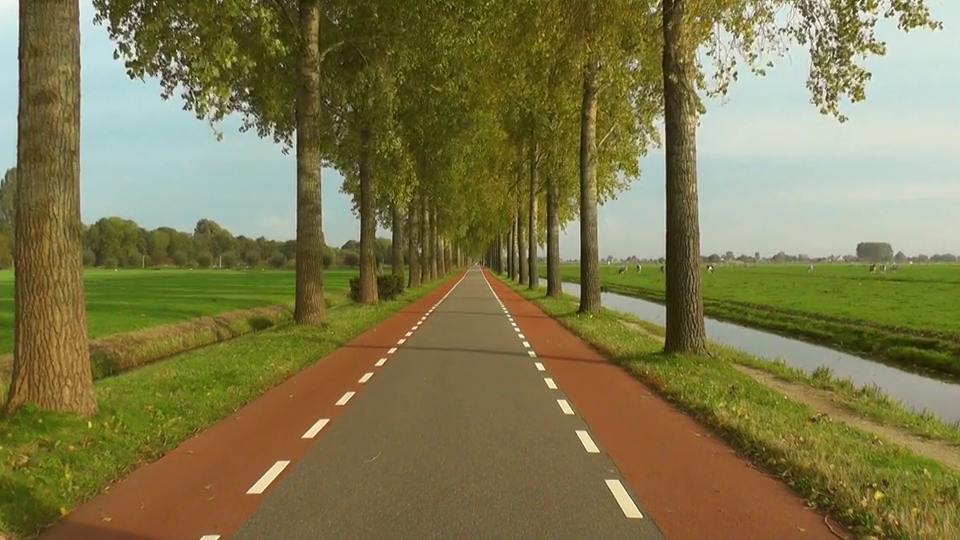
#> input picture frame 36 of lane/road.mp4, 960 x 540 px, given in place of video.mp4, which was not available
$ python lane5.py
#> lines starting #> are read from the running program, lines starting #| are printed output that depends on the picture; after the words box and inside, x2 and y2 are one past the last pixel; in counts of white or black regions, pixels touching at a corner belong together; pictures that were not available may be replaced by others from this repository, and a replacement may not be noted
#> further down, frame is the input picture: shape (540, 960, 3); mean B, G, R 76.6, 119.9, 126.2
import cv2
import numpy as np

def region_of_interest(img, vertices):
    mask = np.zeros_like(img)
    cv2.fillPoly(mask, vertices, 255)
    masked_image = cv2.bitwise_and(img, mask)
    return masked_image

def draw_lines(img, lines, color=(255, 0, 0), thickness=2):
    for line in lines:
        for x1, y1, x2, y2 in line:
            cv2.line(img, (x1, y1), (x2, y2), color, thickness)

def detect_lanes(img):
    # Convert the image to grayscale
    gray = cv2.cvtColor(img, cv2.COLOR_BGR2GRAY)
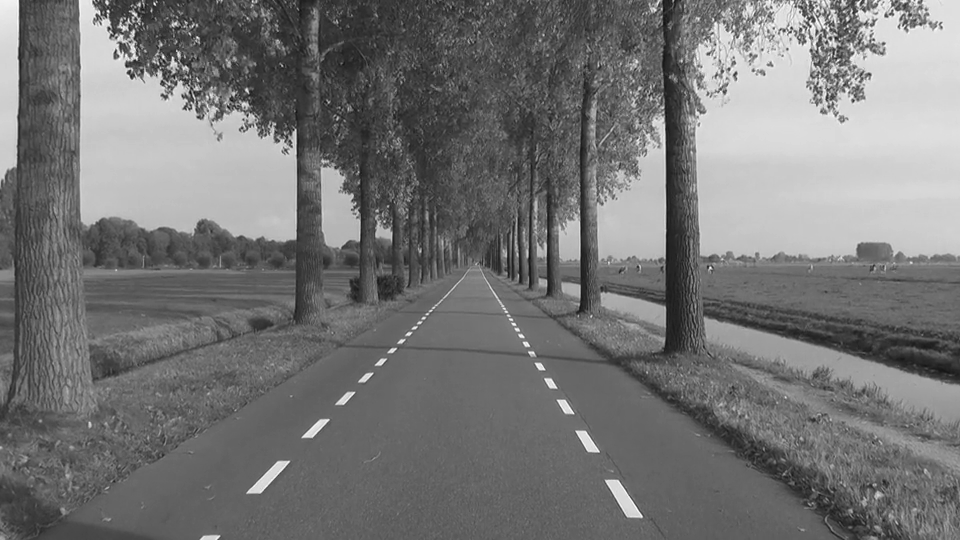
#> gray: shape (540, 960); min 14, max 255, mean 116.8

    # Apply GaussianBlur to reduce noise
    blurred = cv2.GaussianBlur(gray, (5, 5), 0)

    # Use Canny edge detection
    edges = cv2.Canny(blurred, 50, 150)
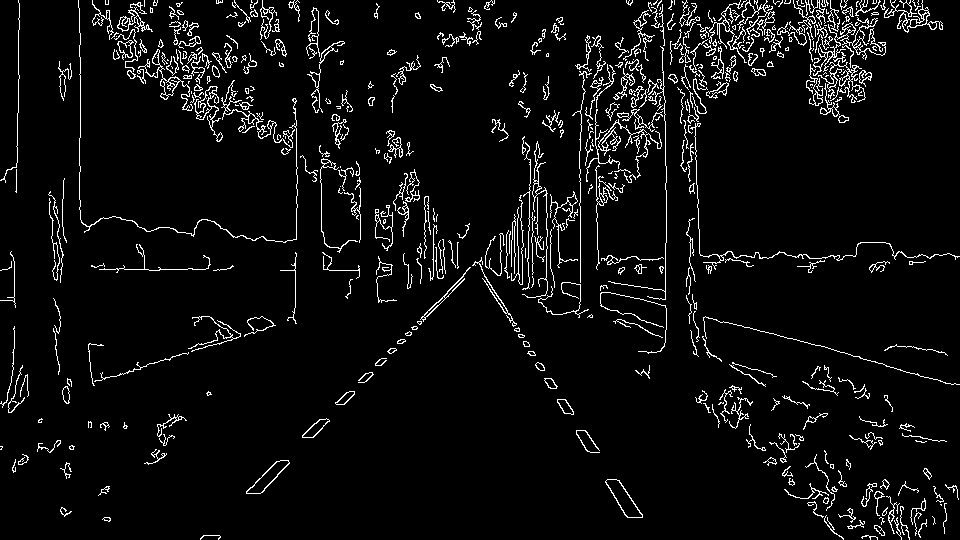
#> edges: shape (540, 960); 5.2% white in thin lines or dots

    # Define region of interest (trapezium shape)
    height, width = img.shape[:2]
#> height = 540; width = 960
    roi_vertices = np.array([[(100, height), (width // 2 - 50, height // 2 + 50),
                              (width // 2 + 50, height // 2 + 50), (width - 100, height)]], dtype=np.int32)
    masked_edges = region_of_interest(edges, roi_vertices)
#> in region_of_interest, `cv2.fillPoly(mask, vertices, 255)`:
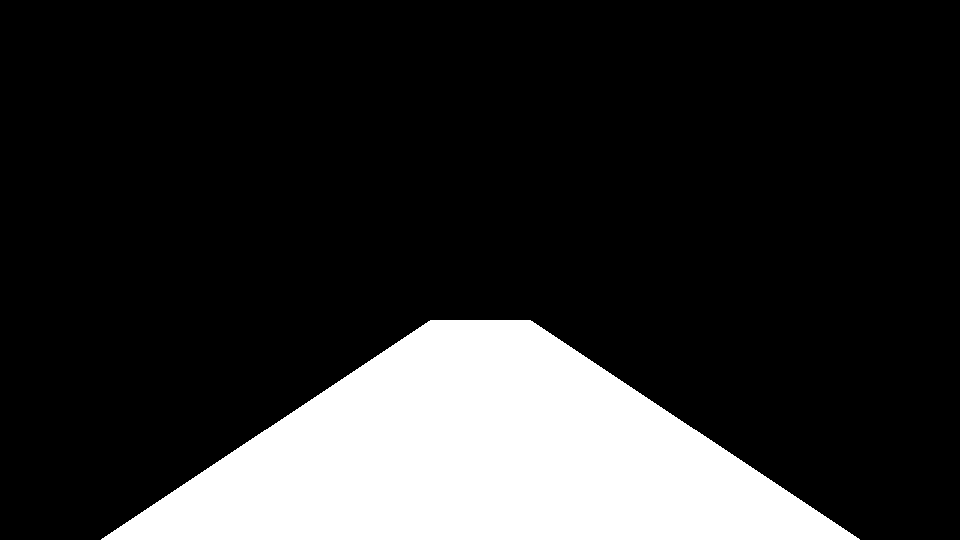
#> mask: shape (540, 960); 18.3% white; 1 white region, box (x1, y1, x2, y2) and area: (101, 320, 860, 540) 94710
#> in region_of_interest, `masked_image = cv2.bitwise_and(img, mask)`:
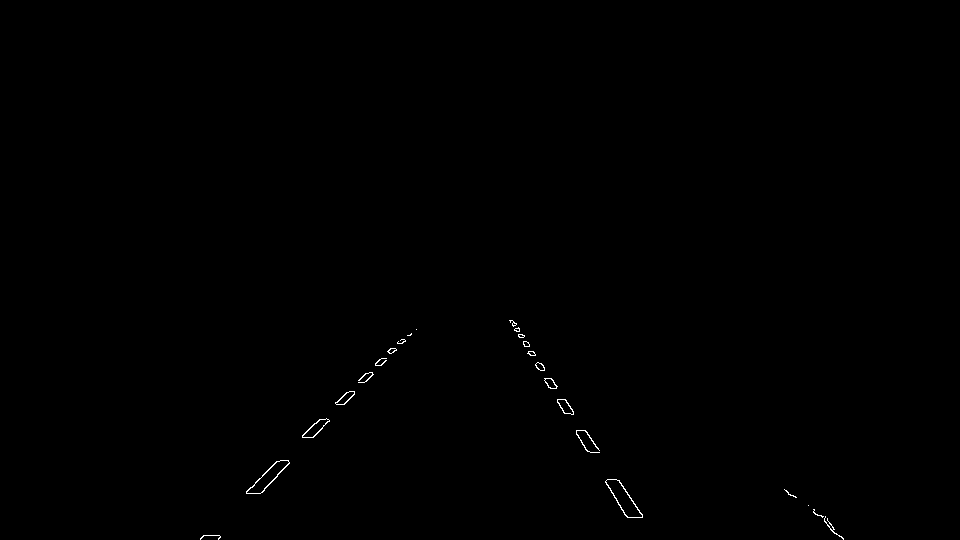
#> masked_image: shape (540, 960); 0.2% white in thin lines or dots, all inside (x1, y1, x2, y2) = (200, 320, 844, 540)

    # Use Hough Transform to detect lines
    lines = cv2.HoughLinesP(masked_edges, 1, np.pi / 180, threshold=50, minLineLength=100, maxLineGap=50)
#> lines = [[509, 320, 627, 517], [218, 539, 408, 335], [510, 320, 642, 516], [200, 538, 390, 348], [200, 539, 398, 341], [511, 320, 642, 515]]

    # Check if lines were detected
    if lines is not None:
        # Draw the lines on the original image
        line_img = np.zeros_like(img)
        draw_lines(line_img, lines)
#> the loop in draw_lines, `for line in lines:` made 6 passes
        return line_img
    else:
        # If no lines detected, return the original image
        return img


# Example usage
cap = cv2.VideoCapture('video.mp4')  # Replace with your video file
while cap.isOpened():
    ret, frame = cap.read()
    if not ret:
        break

    lane_img = detect_lanes(frame)

    # Display the result
    cv2.imshow('Lane Detection', lane_img)

    if cv2.waitKey(1) & 0xFF == ord('q'):
#> (key q is pressed here)
        break

cap.release()
cv2.destroyAllWindows()

$ run again, starting later in the video
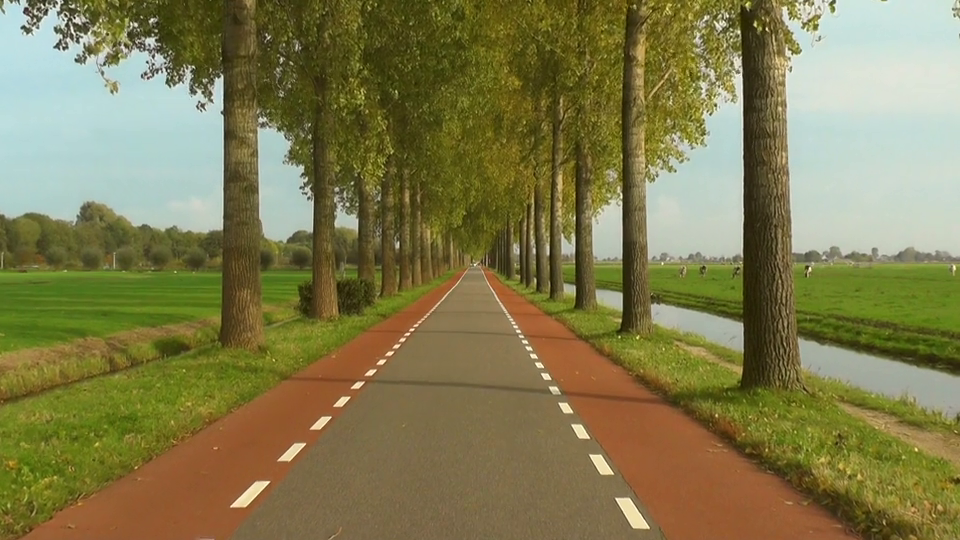
#> input picture frame 162 of lane/road.mp4, 960 x 540 px, given in place of video.mp4, which was not available
#> frame is the input picture: shape (540, 960, 3); mean B, G, R 77.8, 122.8, 128.2
#> in detect_lanes, `edges = cv2.Canny(blurred, 50, 150)`:
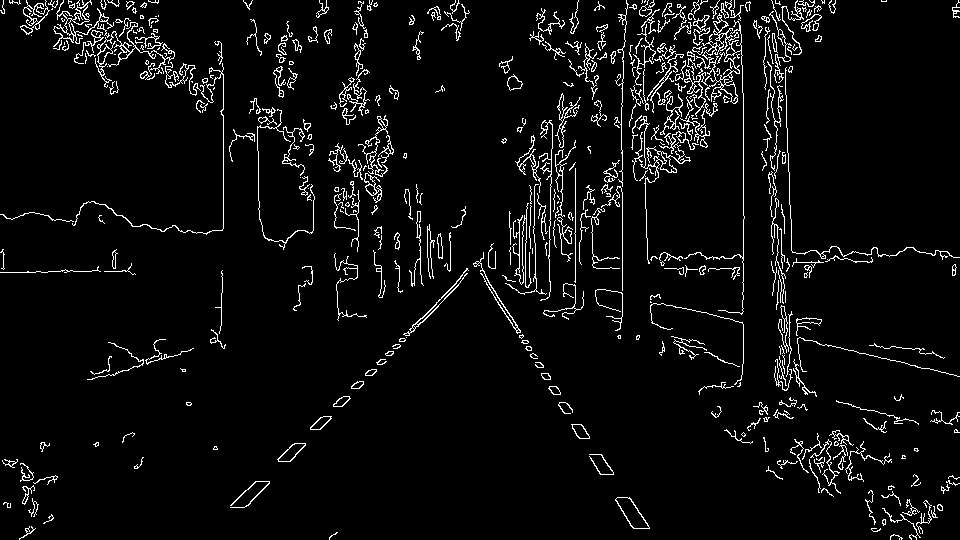
#> edges: shape (540, 960); 4.9% white in thin lines or dots
#> mask: shape (540, 960); 18.3% white; 1 white region, box (x1, y1, x2, y2) and area: (101, 320, 860, 540) 94710
#> in region_of_interest, `masked_image = cv2.bitwise_and(img, mask)`:
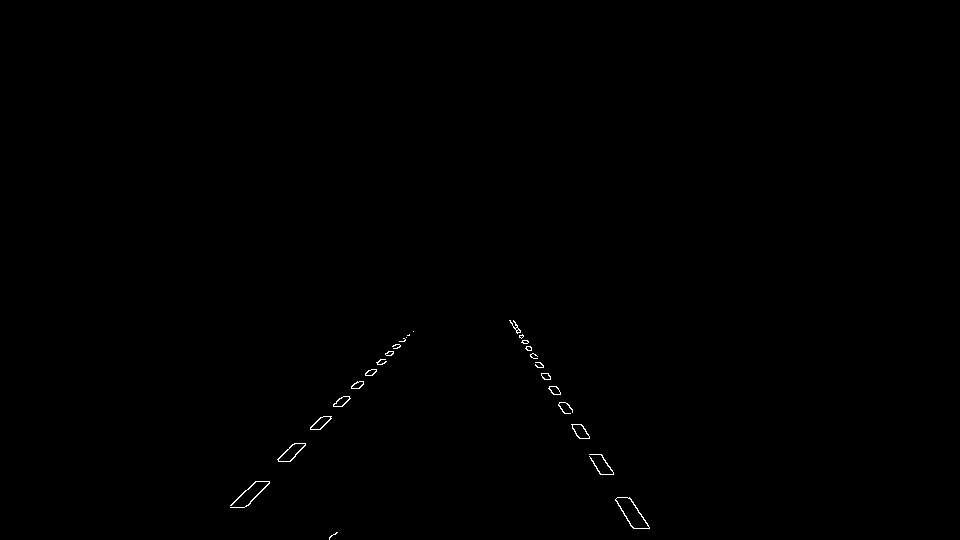
#> masked_image: shape (540, 960); 0.2% white in thin lines or dots, all inside (x1, y1, x2, y2) = (230, 320, 650, 540)
#> lines = [[230, 505, 403, 338], [246, 506, 400, 346], [510, 320, 648, 525], [521, 342, 632, 527], [509, 320, 649, 527], [516, 327, 612, 470], [525, 348, 633, 528], [241, 494, 399, 341], [248, 505, 401, 341]]
#> the loop in draw_lines, `for line in lines:` made 9 passes

$ run again, starting later in the video
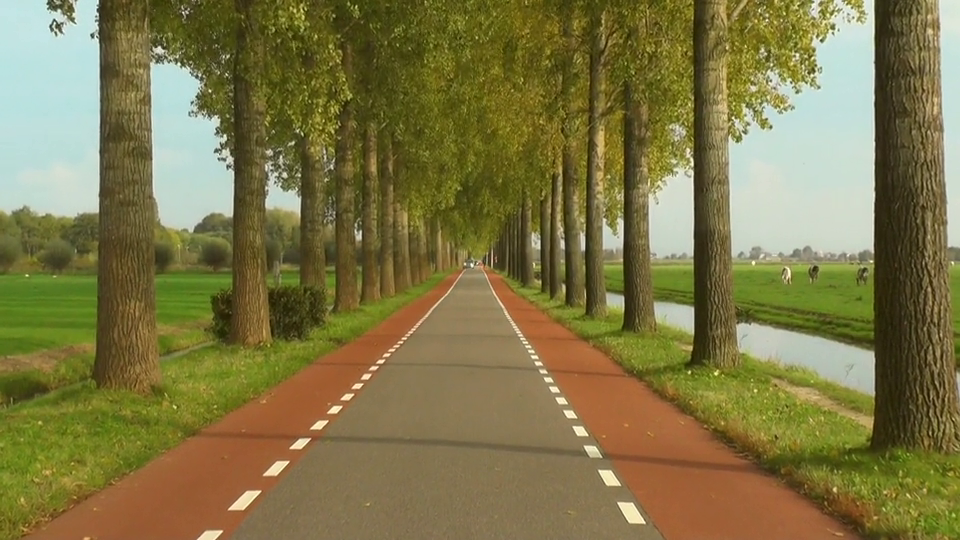
#> input picture frame 289 of lane/road.mp4, 960 x 540 px, given in place of video.mp4, which was not available
#> frame is the input picture: shape (540, 960, 3); mean B, G, R 70.3, 118.1, 126
#> in detect_lanes, `edges = cv2.Canny(blurred, 50, 150)`:
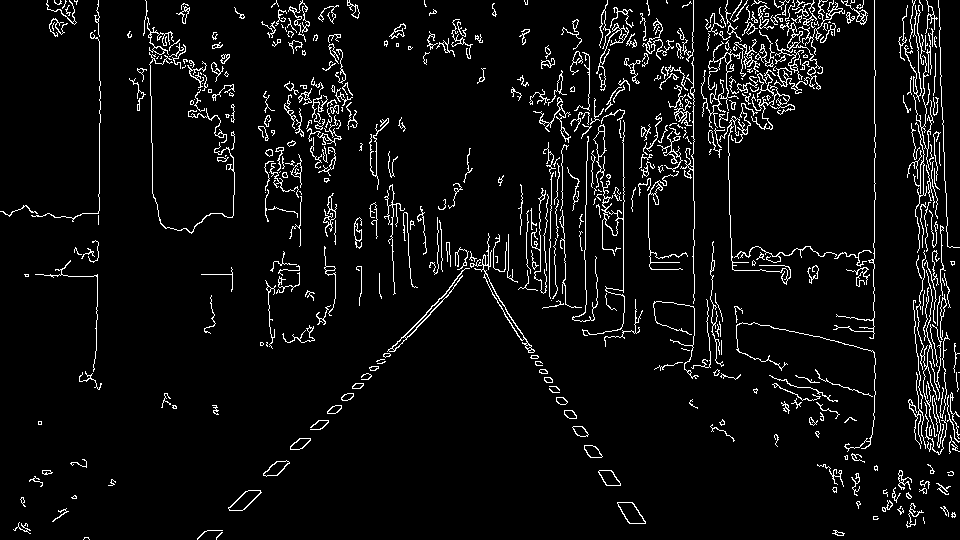
#> edges: shape (540, 960); 5.6% white in thin lines or dots
#> mask: shape (540, 960); 18.3% white; 1 white region, box (x1, y1, x2, y2) and area: (101, 320, 860, 540) 94710
#> in region_of_interest, `masked_image = cv2.bitwise_and(img, mask)`:
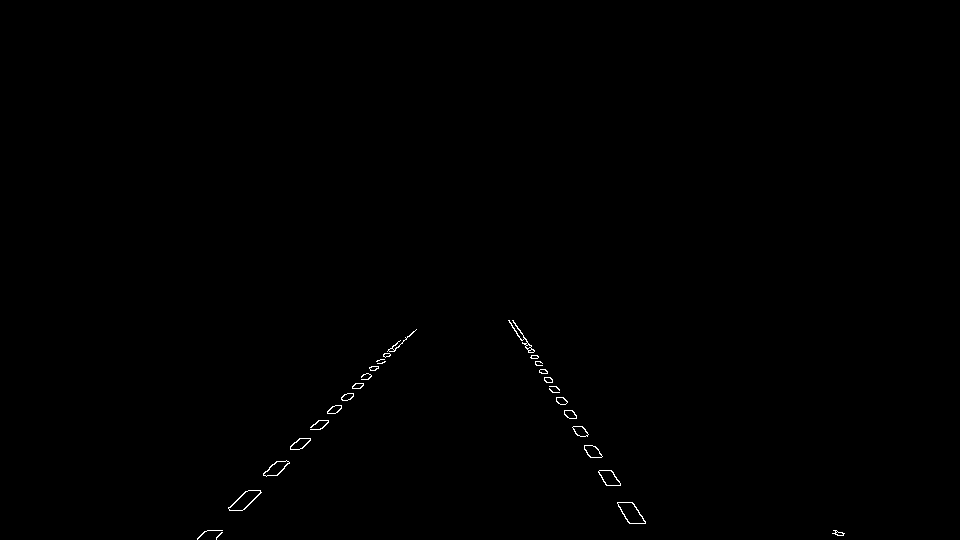
#> masked_image: shape (540, 960); 0.24% white in thin lines or dots, all inside (x1, y1, x2, y2) = (197, 320, 845, 540)
#> lines = [[197, 539, 407, 336], [519, 329, 645, 523], [522, 340, 627, 521], [280, 472, 405, 339], [216, 539, 405, 337], [199, 536, 390, 351], [512, 320, 639, 523], [509, 320, 631, 523]]
#> the loop in draw_lines, `for line in lines:` made 8 passes
